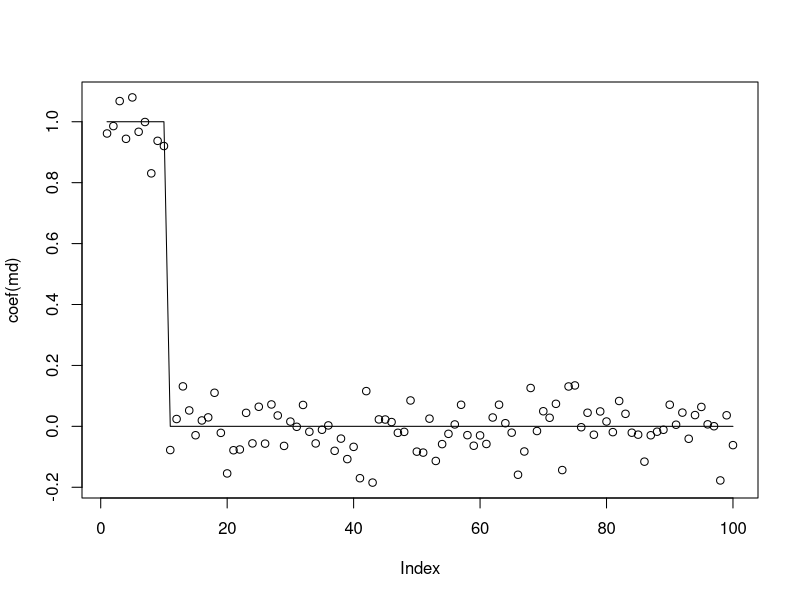
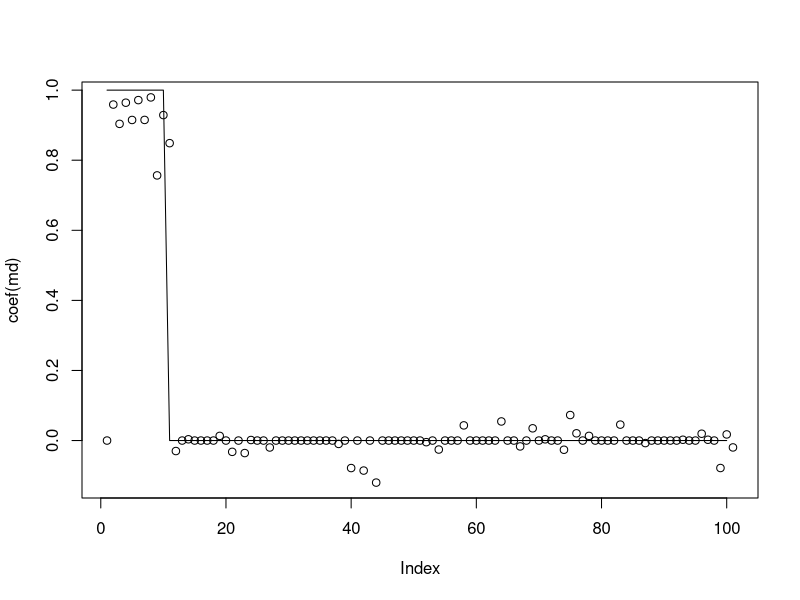
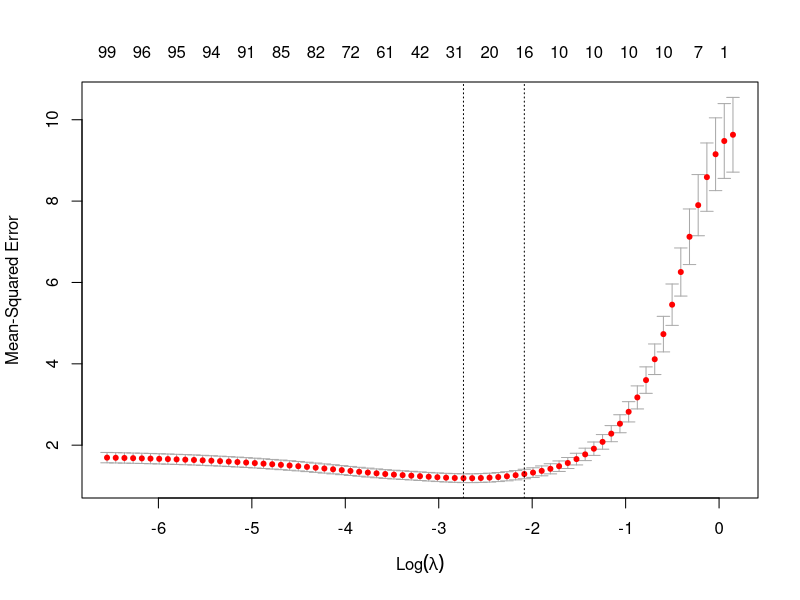
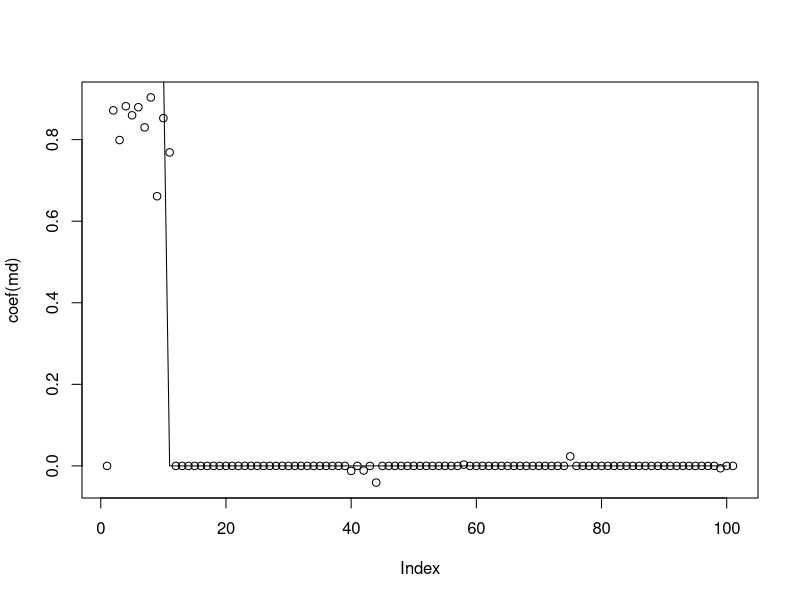

Write the R code that produced these figures, in order.

set.seed(123)
library(glmnet)
library(MASS)

n1 <- 300
n2 <- 1000
p <- 100
p0 <- 10
sigma <- 1

# assume we know true model/coefs
b <- c(rep(1,p0),rep(0,p-p0))
X1 <- matrix(rnorm(n1*p),n1,p)  # train
X2 <- matrix(rnorm(n2*p),n2,p)  # test
y1 <- X1 %*% b + rnorm(n1) * sigma 
y2 <- X2 %*% b + rnorm(n2) * sigma

# plain lin.regr.
md <- lm(y1 ~ X1 + 0) 
plot(coef(md))
lines(b)
y2p <- X2 %*% coef(md)
sqrt(mean((y2-y2p)^2))

# plain lin. regr. with glmnet
md <- glmnet(X1, y1, lambda = 0, intercept = FALSE)
y2p <- predict(md, X2)
sqrt(mean((y2-y2p)^2))
# to match lm:
md <- glmnet(X1, y1, lambda = 0, intercept = FALSE, thresh = 1e-12)
y2p <- predict(md, X2)
sqrt(mean((y2-y2p)^2))

# lasso
md <- glmnet(X1, y1, lambda = 0.05, intercept = FALSE)
y2p <- predict(md, X2)
sqrt(mean((y2-y2p)^2))

plot(coef(md))
lines(b)
sum(coef(md)!=0)

# best lambda
md <- cv.glmnet(X1, y1, intercept = FALSE)
plot(md)
md
y2p <- predict(md, X2)
sqrt(mean((y2-y2p)^2))

plot(coef(md))
lines(b)
sum(coef(md)!=0)

